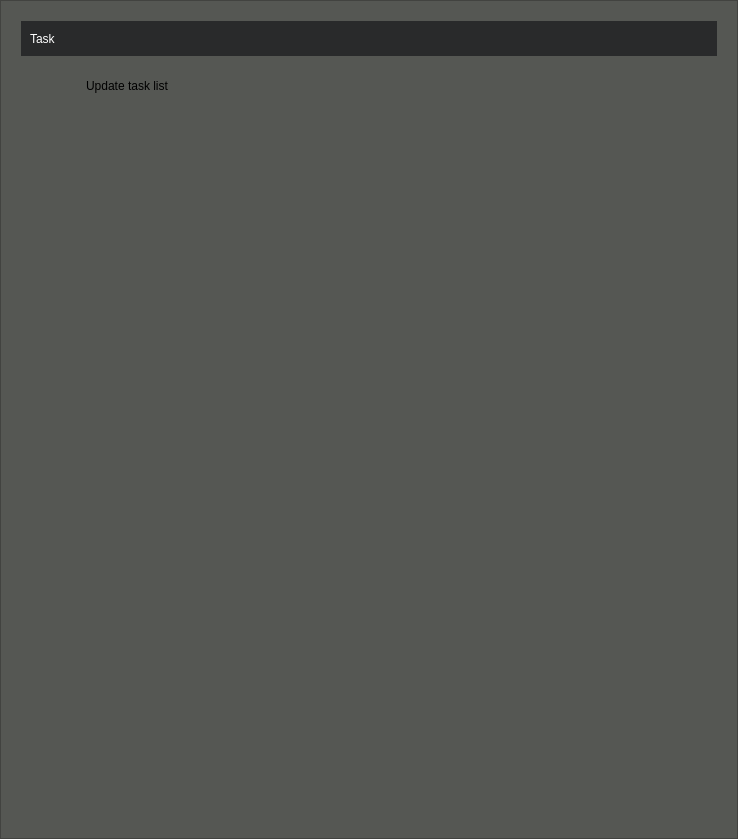
<?xml version="1.0" encoding="UTF-8"?>
<ui version="4.0">
 <class>VSCDashBoard</class>
 <widget class="QWidget" name="VSCDashBoard">
  <property name="geometry">
   <rect>
    <x>0</x>
    <y>0</y>
    <width>738</width>
    <height>839</height>
   </rect>
  </property>
  <property name="minimumSize">
   <size>
    <width>0</width>
    <height>0</height>
   </size>
  </property>
  <property name="maximumSize">
   <size>
    <width>16777215</width>
    <height>16777215</height>
   </size>
  </property>
  <property name="windowTitle">
   <string>Form</string>
  </property>
  <property name="styleSheet">
   <string notr="true">background-color: rgb(85, 87, 83);</string>
  </property>
  <layout class="QVBoxLayout" name="verticalLayout_3">
   <property name="spacing">
    <number>0</number>
   </property>
   <property name="leftMargin">
    <number>0</number>
   </property>
   <property name="topMargin">
    <number>0</number>
   </property>
   <property name="rightMargin">
    <number>0</number>
   </property>
   <property name="bottomMargin">
    <number>0</number>
   </property>
   <item>
    <widget class="QScrollArea" name="scrollArea">
     <property name="widgetResizable">
      <bool>true</bool>
     </property>
     <widget class="QWidget" name="scrollAreaWidgetContents">
      <property name="geometry">
       <rect>
        <x>0</x>
        <y>0</y>
        <width>736</width>
        <height>837</height>
       </rect>
      </property>
      <layout class="QVBoxLayout" name="verticalLayout_9">
       <property name="spacing">
        <number>15</number>
       </property>
       <property name="leftMargin">
        <number>20</number>
       </property>
       <property name="topMargin">
        <number>20</number>
       </property>
       <property name="rightMargin">
        <number>20</number>
       </property>
       <property name="bottomMargin">
        <number>0</number>
       </property>
       <item>
        <widget class="QWidget" name="widget_10" native="true">
         <property name="minimumSize">
          <size>
           <width>0</width>
           <height>35</height>
          </size>
         </property>
         <property name="maximumSize">
          <size>
           <width>16777215</width>
           <height>35</height>
          </size>
         </property>
         <property name="styleSheet">
          <string notr="true">background-color: rgb(41, 42, 43);</string>
         </property>
         <layout class="QHBoxLayout" name="horizontalLayout_5">
          <item>
           <widget class="QLabel" name="label_7">
            <property name="styleSheet">
             <string notr="true">color: rgb(255, 255, 255);</string>
            </property>
            <property name="text">
             <string>Task</string>
            </property>
           </widget>
          </item>
          <item>
           <spacer name="horizontalSpacer_5">
            <property name="orientation">
             <enum>Qt::Horizontal</enum>
            </property>
            <property name="sizeHint" stdset="0">
             <size>
              <width>40</width>
              <height>20</height>
             </size>
            </property>
           </spacer>
          </item>
         </layout>
        </widget>
       </item>
       <item>
        <layout class="QHBoxLayout" name="horizontalLayout_3">
         <property name="leftMargin">
          <number>20</number>
         </property>
         <item>
          <widget class="QPushButton" name="pbTasklist">
           <property name="minimumSize">
            <size>
             <width>30</width>
             <height>30</height>
            </size>
           </property>
           <property name="maximumSize">
            <size>
             <width>30</width>
             <height>30</height>
            </size>
           </property>
           <property name="styleSheet">
            <string notr="true">QPushButton:hover {
border:none;
color:white;
background-color: rgb(85, 170, 255);}
QPushButton:pressed {
background-color: rgb(200, 200, 200);}</string>
           </property>
           <property name="text">
            <string/>
           </property>
           <property name="icon">
            <iconset resource="vscmainwindows.qrc">
             <normaloff>:/action/resources/refresh.png</normaloff>:/action/resources/refresh.png</iconset>
           </property>
           <property name="iconSize">
            <size>
             <width>30</width>
             <height>30</height>
            </size>
           </property>
           <property name="flat">
            <bool>true</bool>
           </property>
          </widget>
         </item>
         <item>
          <widget class="QLabel" name="label_3">
           <property name="text">
            <string>Update task list</string>
           </property>
          </widget>
         </item>
        </layout>
       </item>
       <item>
        <widget class="QWidget" name="TaskWidget" native="true">
         <layout class="QVBoxLayout" name="verticalLayout_5">
          <property name="spacing">
           <number>0</number>
          </property>
          <property name="leftMargin">
           <number>0</number>
          </property>
          <property name="topMargin">
           <number>0</number>
          </property>
          <property name="rightMargin">
           <number>0</number>
          </property>
          <property name="bottomMargin">
           <number>0</number>
          </property>
          <item>
           <layout class="QVBoxLayout" name="TaskLayout">
            <property name="leftMargin">
             <number>20</number>
            </property>
           </layout>
          </item>
         </layout>
        </widget>
       </item>
       <item>
        <spacer name="verticalSpacer">
         <property name="orientation">
          <enum>Qt::Vertical</enum>
         </property>
         <property name="sizeHint" stdset="0">
          <size>
           <width>20</width>
           <height>40</height>
          </size>
         </property>
        </spacer>
       </item>
      </layout>
      <zorder>verticalSpacer</zorder>
      <zorder>widget_10</zorder>
      <zorder>TaskWidget</zorder>
     </widget>
    </widget>
   </item>
  </layout>
 </widget>
 <resources>
  <include location="vscmainwindows.qrc"/>
 </resources>
 <connections/>
</ui>
